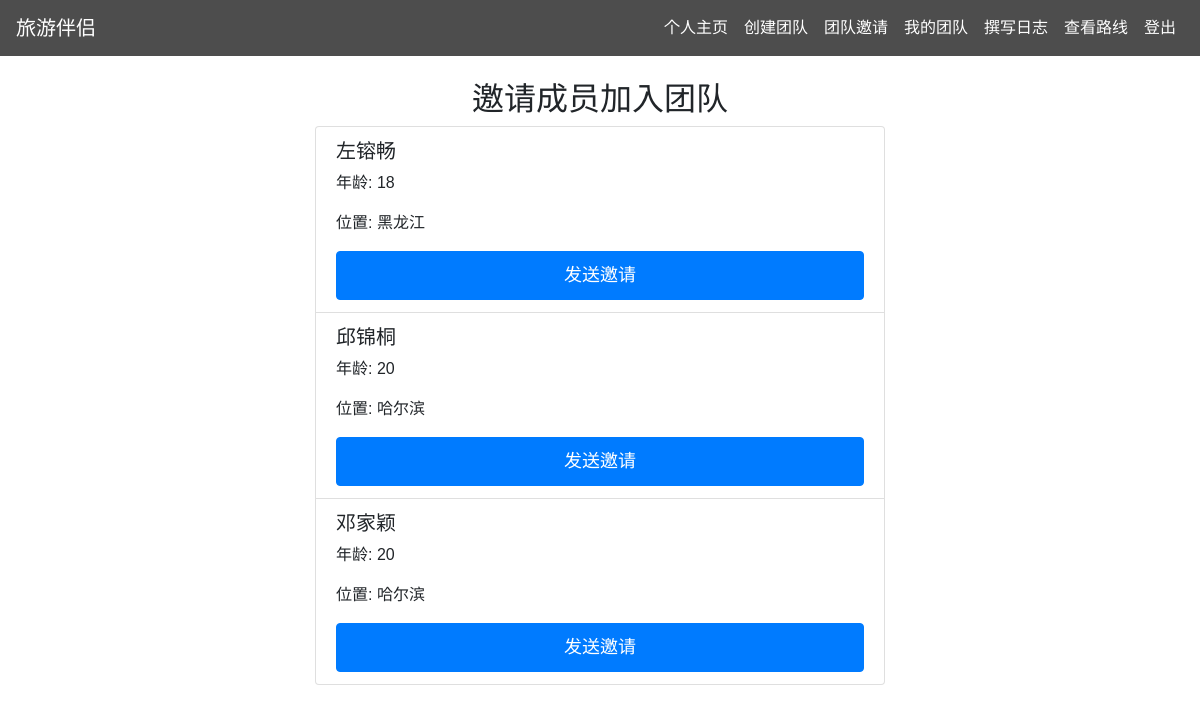
Screenshot of /team_invitation/1 with the database file from the repository.
### demo/models.py (models this page shows)
class User(db.Model):
    id = db.Column(db.Integer, primary_key=True)
    username = db.Column(db.String(80), unique=True, nullable=False)
    password = db.Column(db.String(80), nullable=False)
    age = db.Column(db.Integer, nullable=False)
    gender = db.Column(db.String(10), nullable=False)
    location = db.Column(db.String(120), nullable=False)
    budget = db.Column(db.String(120), nullable=False)
    interests = db.Column(db.String(500), nullable=False)
    companion_requirements = db.Column(db.String(120))  # 新增字段

### demo/app.py (the view)
@app.route('/team_invitation/<int:team_id>')
def team_invitation(team_id):
    team = Team.query.get_or_404(team_id)
    current_user_id = session.get('user_id')
    users = User.query.filter(User.id != current_user_id).all()
    return render_template('team_invitation.html', team_id=team.id, users=users)

### demo/templates/team_invitation.html (shortened to what this page needs)
{% extends "base.html" %}
{% block content %}
<h2 class="text-center">邀请成员加入团队</h2>
<form action="/send_invitations" method="POST" id="invitationForm">
    <div class="list-group">
        {% for user in users %}
            <div class="list-group-item">
                <h5>{{ user.username }}</h5>
                <p>年龄: {{ user.age }}</p>
                <p>位置: {{ user.location }}</p>
                <button type="submit" name="user_id" value="{{ user.id }}" class="btn btn-primary invite-btn" onclick="disableButton(this)">发送邀请</button>
            </div>
        {% endfor %}
    </div>
</form>
{% endblock %}

### demo/static/css/styles.css (style rules this page uses)
body { font-family: Arial, sans-serif; }
.btn { width: 100%; padding: 10px; font-size: 18px; }

### rows the page displays
User: username "左镕畅", age "18", location "黑龙江", {{ user.id }} 622 (drawn)
User: username "邱锦桐", age "20", location "哈尔滨", {{ user.id }} 714 (drawn)
User: username "邓家颖", age "20", location "哈尔滨", {{ user.id }} 2381 (drawn)
